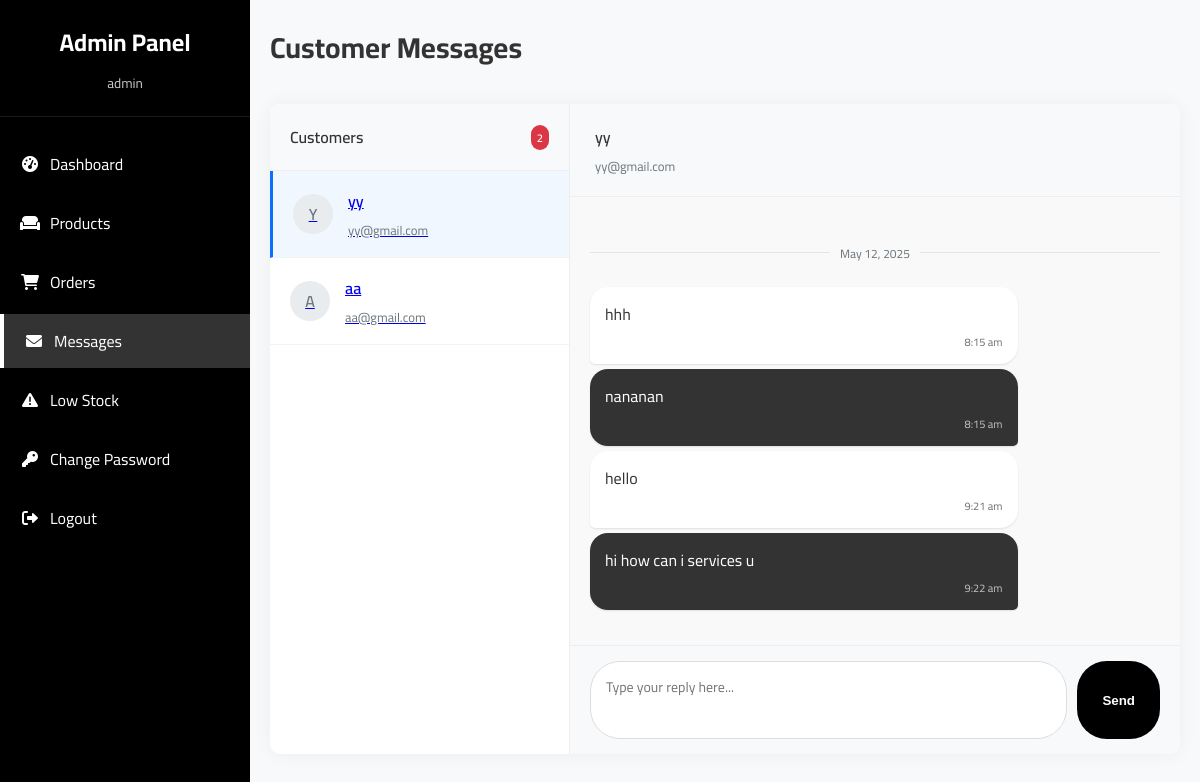
Screenshot of /admin_messages.php?user_id=12 (signed in) with the database file from the repository.
### tables this page shows
CREATE TABLE `users` (
  `user_id` int(11) NOT NULL,
  `user_name` varchar(100) NOT NULL,
  `user_email` varchar(100) NOT NULL,
  `user_password` varchar(255) NOT NULL,
  `loyalty_points` int(11) NOT NULL DEFAULT 10
);

CREATE TABLE `messages` (
  `message_id` int(11) NOT NULL,
  `user_id` int(11) NOT NULL,
  `message_text` text NOT NULL,
  `is_from_admin` tinyint(1) NOT NULL DEFAULT 0,
  `is_read` tinyint(1) NOT NULL DEFAULT 0,
  `created_at` timestamp NOT NULL DEFAULT current_timestamp()
);

### admin_messages.php (the view, shortened to what this page needs)
<?php
include('connection.php');
$users = [];
$current_user = null;
$messages = [];
$table_check = $conn->query("SHOW TABLES LIKE 'messages'");
if ($table_check->num_rows > 0) {
    try {
        $users_query = "SELECT DISTINCT u.user_id, u.user_name, u.user_email,
                        (SELECT COUNT(*) FROM messages WHERE user_id = u.user_id AND is_from_admin = 0 AND is_read = 0) as unread_count,
                        (SELECT MAX(created_at) FROM messages WHERE user_id = u.user_id) as last_message_time
                        FROM users u
                        JOIN messages m ON u.user_id = m.user_id
                        ORDER BY last_message_time DESC";
        $users_result = $conn->query($users_query);
        while ($row = $users_result->fetch_assoc()) {
            $users[] = $row;
        }
    } catch (Exception $e) {
    }
}
if (isset($_GET['user_id'])) {
    $user_id = intval($_GET['user_id']);
    $user_query = "SELECT * FROM users WHERE user_id = ?";
    $stmt = $conn->prepare($user_query);
    $stmt->bind_param("i", $user_id);
    $stmt->execute();
    $user_result = $stmt->get_result();
    if ($user_result->num_rows > 0) {
        $current_user = $user_result->fetch_assoc();
        $table_check = $conn->query("SHOW TABLES LIKE 'messages'");
        if ($table_check->num_rows > 0) {
            try {
                $messages_query = "SELECT * FROM messages WHERE user_id = ? ORDER BY created_at ASC";
                $stmt = $conn->prepare($messages_query);
                $stmt->bind_param("i", $user_id);
                $stmt->execute();
                $messages_result = $stmt->get_result();
                while ($row = $messages_result->fetch_assoc()) {
                    $messages[] = $row;
                }
            } catch (Exception $e) {
            }
        }
    }
}
?>
<!DOCTYPE html>
<html lang="en">
<head>
    <link rel="stylesheet" href="https://cdnjs.cloudflare.com/ajax/libs/font-awesome/6.0.0/css/all.min.css">
    <link rel="stylesheet" href="admin_styles.css">
</head>
<body>
    <div class="admin-container">
        <?php include('admin_sidebar.php'); ?>
        <div class="admin-content">
            <div class="admin-header">
                <h1>Customer Messages</h1>
            </div>
            <div class="messages-container">
                <div class="users-list">
                    <div class="users-list-header">
                        <span>Customers</span>
                        <span class="badge"><?php echo count($users); ?></span>
                    </div>
                    <?php if (empty($users)): ?>
                        <div class="user-item">
                            <p>No message conversations yet</p>
                        </div>
                    <?php else: ?>
                        <?php foreach ($users as $user): ?>
                            <a href="admin_messages.php?user_id=<?php echo $user['user_id']; ?>" class="user-item <?php echo (isset($_GET['user_id']) && $_GET['user_id'] == $user['user_id']) ? 'active' : ''; ?>">
                                <div class="user-avatar">
                                    <?php echo strtoupper(substr($user['user_name'], 0, 1)); ?>
                                </div>
                                <div class="user-info">
                                    <div class="user-name"><?php echo htmlspecialchars($user['user_name']); ?></div>
                                    <div class="user-email"><?php echo htmlspecialchars($user['user_email']); ?></div>
                                </div>
                            </a>
                        <?php endforeach; ?>
                    <?php endif; ?>
                </div>
                <?php if (isset($current_user)): ?>
                    <div class="chat-container">
                        <div class="chat-header">
                            <div class="chat-header-info">
                                <div class="chat-header-name"><?php echo htmlspecialchars($current_user['user_name']); ?></div>
                                <div class="chat-header-email"><?php echo htmlspecialchars($current_user['user_email']); ?></div>
                            </div>
                        </div>
                        <div class="messages-area" id="messages-area">
                            <?php if (empty($messages)): ?>
                                <div class="no-messages">
                                    <i class="far fa-comments"></i>
                                    <p>No messages in this conversation yet</p>
                                </div>
                            <?php else: ?>
                                <?php
                                $current_day = "";
                                foreach ($messages as $message):
                                    $message_day = date('Y-m-d', strtotime($message['created_at']));
                                    if ($message_day != $current_day) {
                                        $current_day = $message_day;
                                        $day_label = date('F j, Y', strtotime($message['created_at']));
                                        echo '<div class="message-date-separator"><span>' . $day_label . '</span></div>';
                                    }
                                ?>
                                    <div class="message-item <?php echo $message['is_from_admin'] ? 'message-admin' : 'message-user'; ?>">
                                        <?php echo htmlspecialchars($message['message_text']); ?>
                                        <span class="message-time">
                                            <?php echo date('g:i a', strtotime($message['created_at'])); ?>
                                        </span>
                                    </div>
                                <?php endforeach; ?>
                            <?php endif; ?>
                        </div>
                        <form class="message-form" method="POST" action="">
                            <textarea class="message-input" name="message_text" placeholder="Type your reply here..." required></textarea>
                            <button type="submit" name="send_message" class="send-button">Send</button>
                        </form>
                    </div>
                <?php endif; ?>
            </div>
        </div>
    </div>
</body>
</html>

### admin_styles.css (style rules this page uses)
:root { --sidebar-width: 250px; --header-height: 60px; --primary-color: #000; --secondary-color: #f8f9fa; --accent-color: #333; --text-color: #333; --light-text: #666; --danger-color: #dc3545; --warning-color: #ffc107; --success-color: #28a745; --info-color: #17a2b8; }
* { margin: 0; padding: 0; box-sizing: border-box; }
body { font-family: 'Cairo', sans-serif; background-color: var(--secondary-color); color: var(--text-color); min-height: 100vh; }
.admin-container { display: flex; min-height: 100vh; }
.badge { background-color: #dc3545; color: white; padding: 2px 6px; border-radius: 10px; font-size: 0.7rem; }
.admin-content { flex: 1; margin-left: var(--sidebar-width); padding: 20px; }
.admin-header { display: flex; justify-content: space-between; align-items: center; margin-bottom: 30px; }
.admin-header h1 { font-size: 1.8rem; font-weight: 700; }

### admin_messages.php (style rules this page uses)
.messages-container { display: flex; background-color: white; border-radius: 10px; box-shadow: 0 0 20px rgba(0, 0, 0, 0.05); height: calc(100vh - 150px); overflow: hidden; }
.users-list { width: 300px; border-right: 1px solid #eee; overflow-y: auto; }
.users-list-header { padding: 18px 20px; background-color: #f8f9fa; border-bottom: 1px solid #eee; font-weight: 600; display: flex; justify-content: space-between; align-items: center; }
.user-item { display: flex; align-items: center; padding: 15px 20px; border-bottom: 1px solid #f3f3f3; cursor: pointer; transition: all 0.2s ease; }
.user-item.active { background-color: #f0f7ff; border-left: 3px solid #0d6efd; }
.user-avatar { width: 40px; height: 40px; background-color: #e9ecef; border-radius: 50%; display: flex; align-items: center; justify-content: center; margin-right: 15px; color: #6c757d; font-weight: 600; flex-shrink: 0; }
.user-info { flex: 1; overflow: hidden; }
.user-name { font-weight: 600; margin-bottom: 2px; white-space: nowrap; overflow: hidden; text-overflow: ellipsis; }
.user-email { font-size: 0.8rem; color: #6c757d; white-space: nowrap; overflow: hidden; text-overflow: ellipsis; }
.chat-container { flex: 1; display: flex; flex-direction: column; }
.chat-header { padding: 18px 25px; background-color: #f8f9fa; border-bottom: 1px solid #eee; display: flex; align-items: center; }
.chat-header-info { flex: 1; }
.chat-header-name { font-weight: 600; margin-bottom: 2px; }
.chat-header-email { font-size: 0.8rem; color: #6c757d; }
.messages-area { flex: 1; padding: 20px; overflow-y: auto; background-color: #f9f9f9; }
.message-date-separator { text-align: center; margin: 20px 0; position: relative; }
.message-date-separator span { background-color: #f9f9f9; padding: 0 10px; font-size: 12px; color: #6c757d; position: relative; z-index: 1; }
.message-date-separator:before { content: ''; position: absolute; top: 50%; left: 0; right: 0; height: 1px; background-color: #e5e5e5; z-index: 0; }
.message-item { max-width: 75%; padding: 12px 15px; border-radius: 18px; margin-bottom: 5px; position: relative; box-shadow: 0 1px 2px rgba(0,0,0,0.1); }
.message-admin { align-self: flex-end; background-color: #333; color: white; border-bottom-right-radius: 5px; }
.message-user { align-self: flex-start; background-color: white; color: #333; border-bottom-left-radius: 5px; }
.message-time { font-size: 11px; opacity: 0.7; margin-top: 3px; display: block; text-align: right; }
.message-form { padding: 15px 20px; background-color: #f8f9fa; border-top: 1px solid #eee; display: flex; gap: 10px; }
.message-input { flex: 1; padding: 12px 15px; border: 1px solid #ddd; border-radius: 30px; font-family: inherit; font-size: 14px; resize: none; }
.send-button { background: var(--primary-color); color: white; border: none; border-radius: 30px; padding: 0 25px; font-weight: 600; cursor: pointer; transition: all 0.2s ease; }

### rows the page displays
users: user_name "Y", user_name "yy", user_email "yy@gmail.com"
users: user_name "A", user_name "aa", user_email "aa@gmail.com"
messages: created_at "May 12, 2025", message_text "hhh", created_at "8:15 am"
messages: message_text "nananan", created_at "8:15 am"
messages: message_text "hello", created_at "9:21 am"
messages: message_text "hi how can i services u", created_at "9:22 am"

### other values shown
$admin_name "admin"
count($users) "2"
